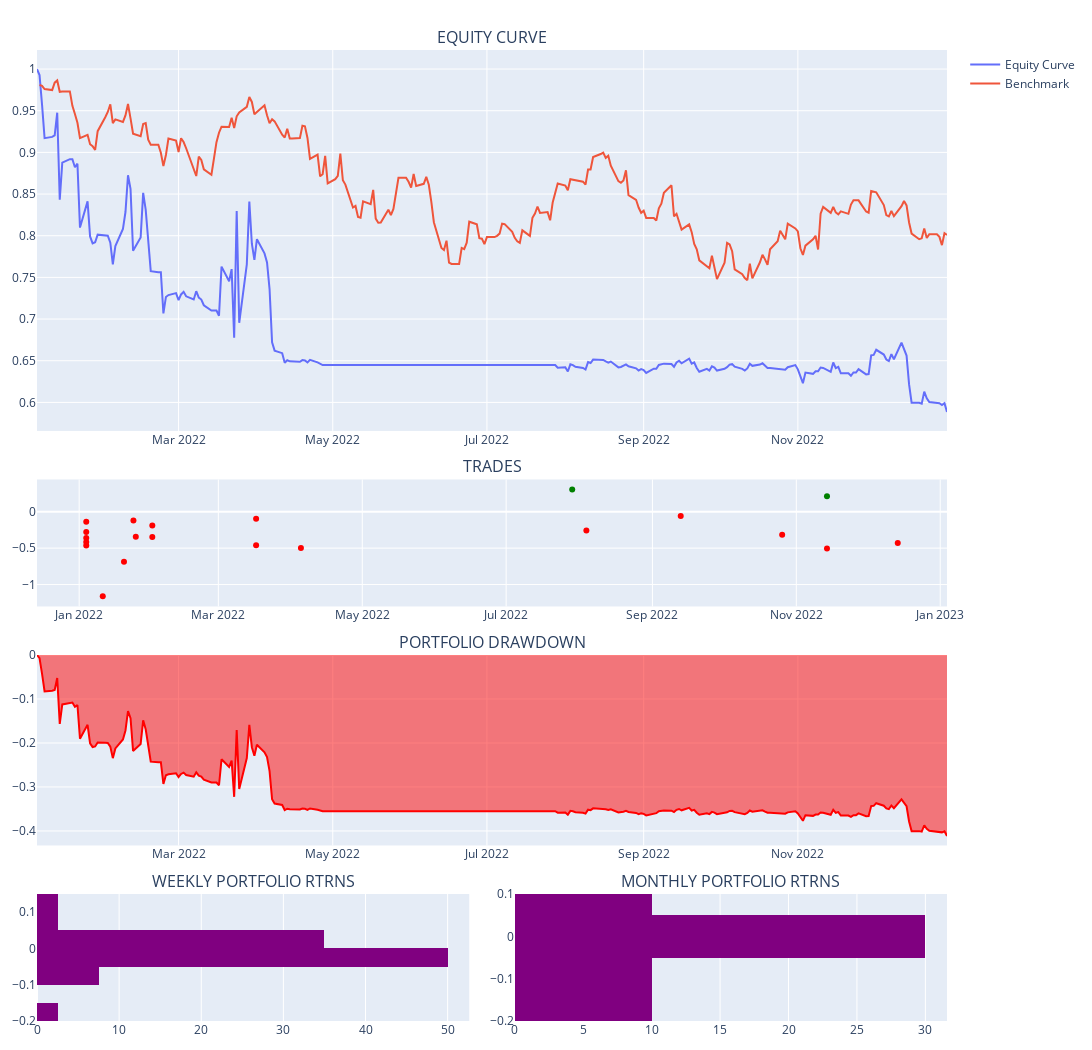

The notebook cell saved with this chart:
### Code cell
evb_backtest.portfolio.plot_portfolio()

### Figure 1 — Plotly figure (JSON) as saved in the notebook; plotly's stock layout.template omitted (floating-point values rounded to 4 significant figures; data arrays with more than 128 entries replaced by an {"elided": "..."} marker saying what was removed)
{"data": [{"name": "Equity Curve", "showlegend": true, "type": "scatter", "x": {"elided": "259 str values"}, "xaxis": "x", "y": {"elided": "259 float values"}, "yaxis": "y"}, {"name": "Benchmark", "showlegend": true, "type": "scatter", "x": {"elided": "259 str values"}, "xaxis": "x", "y": {"elided": "259 float values"}, "yaxis": "y"}, {"customdata": [6, 6, 10, 9, 3, 4, 6, 19, 3, 17, 3, 13, 2, 7, 4, 1, 1, 4, 4, 3, 10], "hovertemplate": "<b>%{text}</b><br><br>Date: %{x}<br>Size: %{customdata}<br>PnL: %{y}<br>", "marker": {"color": ["red", "red", "red", "red", "red", "red", "red", "red", "red", "red", "red", "red", "red", "red", "green", "red", "red", "red", "green", "red", "red"]}, "mode": "markers", "name": "Ticker", "showlegend": false, "text": ["NFLX", "AMD", "TSLA", "AAPL", "COST", "COST", "AAPL", "NVDA", "AMD", "NVDA", "AMD", "NVDA", "AAPL", "TSLA", "SBUX", "AAPL", "AAPL", "NFLX", "BA", "NFLX", "NVDA"], "type": "scatter", "x": ["2022-01-04T00:00:00", "2022-01-04T00:00:00", "2022-01-04T00:00:00", "2022-01-04T00:00:00", "2022-01-04T00:00:00", "2022-01-11T00:00:00", "2022-01-20T00:00:00", "2022-01-24T00:00:00", "2022-01-25T00:00:00", "2022-02-01T00:00:00", "2022-02-01T00:00:00", "2022-03-17T00:00:00", "2022-03-17T00:00:00", "2022-04-05T00:00:00", "2022-07-29T00:00:00", "2022-08-04T00:00:00", "2022-09-13T00:00:00", "2022-10-26T00:00:00", "2022-11-14T00:00:00", "2022-11-14T00:00:00", "2022-12-14T00:00:00"], "xaxis": "x2", "y": [-0.2783, -0.3624, -0.139, -0.4145, -0.4626, -1.162, -0.6858, -0.1219, -0.3422, -0.3457, -0.1905, -0.09679, -0.4588, -0.4995, 0.3036, -0.2595, -0.05781, -0.3171, 0.2129, -0.5058, -0.4288], "yaxis": "y2"}, {"fill": "tozeroy", "line": {"color": "red"}, "name": "Drawdown", "showlegend": false, "type": "scatter", "x": {"elided": "259 str values"}, "xaxis": "x3", "y": {"elided": "259 float values"}, "yaxis": "y3"}, {"histnorm": "percent", "marker": {"color": "purple"}, "showlegend": false, "type": "histogram", "xaxis": "x4", "y": [null, -0.03209, -0.08775, -0.0105, -0.01707, -0.007112, -0.03126, -0.03792, -0.002096, -0.0147, 0.06462, -0.08828, 0.1442, -0.168, -0.01944, 0.002745, -0.00954, 0, -0.00501, 0.001604, 0.01367, -0.003713, -0.008827, -0.01239, 0.01763, 0.0006063, -0.01574, 0.002399, 0.00718, 0.001584, -0.003954, 0.001418, -0.00998, 0.00881, -0.01001, 0.007618, 0.03641, -0.01709, -0.08008, 0.001486, -0.01975], "yaxis": "y4"}, {"histnorm": "percent", "marker": {"color": "purple"}, "showlegend": false, "type": "histogram", "xaxis": "x5", "y": [null, -0.08669, 0.05463, -0.1637, 0, -0.00501, -0.002682, -0.002571, 0.0102, 0.01821, -0.1034], "yaxis": "y5"}], "layout": {"annotations": [{"font": {"size": 16}, "showarrow": false, "text": "EQUITY CURVE", "x": 0.5, "xanchor": "center", "xref": "paper", "y": 1.0, "yanchor": "bottom", "yref": "paper"}, {"font": {"size": 16}, "showarrow": false, "text": "TRADES", "x": 0.5, "xanchor": "center", "xref": "paper", "y": 0.5577, "yanchor": "bottom", "yref": "paper"}, {"font": {"size": 16}, "showarrow": false, "text": "PORTFOLIO DRAWDOWN", "x": 0.5, "xanchor": "center", "xref": "paper", "y": 0.3769, "yanchor": "bottom", "yref": "paper"}, {"font": {"size": 16}, "showarrow": false, "text": "WEEKLY PORTFOLIO RTRNS", "x": 0.2375, "xanchor": "center", "xref": "paper", "y": 0.1308, "yanchor": "bottom", "yref": "paper"}, {"font": {"size": 16}, "showarrow": false, "text": "MONTHLY PORTFOLIO RTRNS", "x": 0.7625, "xanchor": "center", "xref": "paper", "y": 0.1308, "yanchor": "bottom", "yref": "paper"}], "height": 1050, "hovermode": "x unified", "margin": {"b": 20, "l": 15, "r": 15, "t": 50}, "paper_bgcolor": "WHITE", "width": 1200, "xaxis": {"anchor": "y", "domain": [0, 1]}, "xaxis2": {"anchor": "y2", "domain": [0, 1]}, "xaxis3": {"anchor": "y3", "domain": [0, 1]}, "xaxis4": {"anchor": "y4", "domain": [0, 0.475]}, "xaxis5": {"anchor": "y5", "domain": [0.525, 1]}, "yaxis": {"anchor": "x", "domain": [0.6077, 1.0]}, "yaxis2": {"anchor": "x2", "domain": [0.4269, 0.5577]}, "yaxis3": {"anchor": "x3", "domain": [0.1808, 0.3769]}, "yaxis4": {"anchor": "x4", "domain": [0, 0.1308]}, "yaxis5": {"anchor": "x5", "domain": [0, 0.1308]}}}
